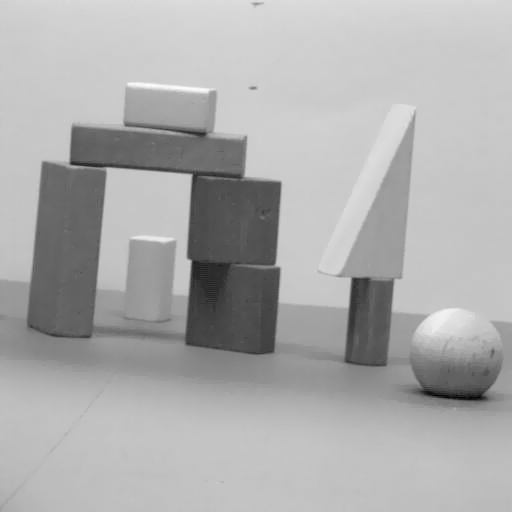
#> input picture data/input/arch.png, 512 x 512 px
$ python main.py
#> lines starting #> are read from the running program, lines starting #| are printed output that depends on the picture; after the words box and inside, x2 and y2 are one past the last pixel; in counts of white or black regions, pixels touching at a corner belong together
import numpy as np
import matplotlib.pyplot as plt
from skimage import feature
from PIL import Image
import matplotlib.lines as mlines


def find_corner_points(points):
    tmp = points[0, :]
    dist = np.sum((points - tmp) ** 2, axis=1)
    first_corner = points[np.argmax(dist)]
    dist2 = np.sum((points - first_corner) ** 2, axis=1)
    second_corner = points[np.argmax(dist2)]
    return first_corner, second_corner


def get_2d_indices(one_d_indices, shape):
    x = shape[0]
    y = shape[1]
    x_i = (np.floor(one_d_indices / y)).astype(int)
    y_i = one_d_indices % y
    assert (x_i < x).all()
    return np.column_stack((x_i, y_i))


def find_voters(edges_theta_values, edges_rho_values, range_thetas, range_rhos, vote_thetas, vote_rhos, shape):
    range_theta_distance = range_thetas[1] - range_thetas[0]
    range_rhos_distance = range_rhos[1] - range_rhos[0]
    group_of_indices_per_edge = []
    for vote_theta, vote_rho in zip(vote_thetas, vote_rhos):
        indices_of_thetas_in_condition = np.argwhere(
            (vote_theta <= edges_theta_values) & (edges_theta_values < vote_theta + range_theta_distance)).squeeze(1)
        indices_of_rhos_in_condition = np.argwhere(
            (vote_rho <= edges_rho_values) & (edges_rho_values < vote_rho + range_rhos_distance)).squeeze(1)
        indices = get_2d_indices(
            np.array(list(set(indices_of_thetas_in_condition) & set(indices_of_rhos_in_condition))), shape=shape)
        group_of_indices_per_edge.append(indices)
    return group_of_indices_per_edge


def line_detection_vectorized(image, edge_image, num_rhos=180, num_thetas=180, threshold=220):
    edge_height_half, edge_width_half = image.shape[0] / 2, image.shape[1] / 2
    diag = np.sqrt(np.square(image.shape[0]) + np.square(image.shape[1]))
    delta_theta = 180 / num_thetas
    delta_rho = (2 * diag) / num_rhos
    #
    thetas = np.arange(0, 180, step=delta_theta)
    #
    cos_thetas = np.cos(np.deg2rad(thetas))
    sin_thetas = np.sin(np.deg2rad(thetas))

    figure = plt.figure(figsize=(12, 12))
    subplot1 = figure.add_subplot(1, 4, 1)
    subplot1.imshow(image, cmap="gray")
    subplot2 = figure.add_subplot(1, 4, 2)
    subplot2.imshow(edge_image, cmap="gray")
    subplot3 = figure.add_subplot(1, 4, 3)
    subplot3.set_facecolor((0, 0, 0))
    subplot4 = figure.add_subplot(1, 4, 4)
    subplot4.imshow(image, cmap='gray')
    # center of image is 0,0
    edge_points_x_y = np.argwhere(edge_image != 0) - np.array([[edge_height_half, edge_width_half]])
    #
    # for each point we have:
    # rho = x * cos(theta) + y * sin(theta)
    edges_rho_values = np.matmul(edge_points_x_y, np.array([sin_thetas, cos_thetas]))
    #
    for ys in edges_rho_values:
        subplot3.plot(thetas, ys, color="white", alpha=0.05)

    rhos = np.arange(-diag, diag, step=delta_rho)
    accumulator, _, __ = np.histogram2d(np.tile(thetas, edge_points_x_y.shape[0]),
                                        edges_rho_values.ravel(),
                                        bins=[thetas, rhos])
    lines = np.argwhere(accumulator.T > threshold)
    rho_ids, theta_ids = lines[:, 0], lines[:, 1]
    line_rhos, line_thetas = rhos[rho_ids], thetas[theta_ids]
    group_of_indices_per_edge = find_voters(edges_theta_values=np.tile(thetas, edge_points_x_y.shape[0]),
                                            edges_rho_values=edges_rho_values.ravel(), range_thetas=thetas,
                                            range_rhos=rhos, vote_thetas=line_thetas, vote_rhos=line_rhos,
                                            shape=edges_rho_values.shape)
    line_points = []
    for indices in group_of_indices_per_edge:
        xys = edge_points_x_y[indices[:, 0]]
        first_corner, second_corner = find_corner_points(xys)
        first_corner = first_corner + np.array([edge_height_half, edge_width_half])
        second_corner = second_corner + np.array([edge_height_half, edge_width_half])
        line_points.append([first_corner[0], first_corner[1], second_corner[0], second_corner[1]])
    subplot3.plot([line_thetas], [line_rhos], color="yellow", marker='o')
    # [11 lines of commented-out code are left out]
    for row in line_points:
        subplot4.add_line(mlines.Line2D([row[1], row[3]], [row[0], row[2]]))
    subplot3.invert_yaxis()
    subplot3.invert_xaxis()

    subplot1.title.set_text("Original Image")
    subplot2.title.set_text("Edge Image")
    subplot3.title.set_text("Hough Space")
    subplot4.title.set_text("Detected Lines")
    plt.show()
    return accumulator.T, rhos, thetas


if __name__ == '__main__':
    img = np.array(Image.open('data/input/arch.png').convert('L'))
#> img is the input picture: shape (512, 512); min 0, max 255, mean 173
    edges = feature.canny(img, sigma=5)
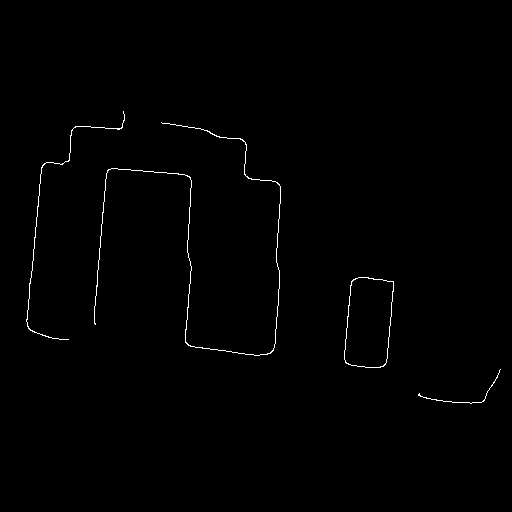
#> edges: shape (512, 512) bool; 0.6% white in thin lines or dots, all inside (x1, y1, x2, y2) = (26, 111, 501, 404)

    line_detection_vectorized(img, edges, threshold=200)
#> in line_detection_vectorized, `edge_points_x_y = np.argwhere(edge_image != 0) - np.array([[edge_heigh..`: edge_points_x_y = 1565 pairs, first value -145 to 147, second value -230 to 244
#> in line_detection_vectorized, `edges_rho_values = np.matmul(edge_points_x_y, np.array([sin_thetas, co..`:
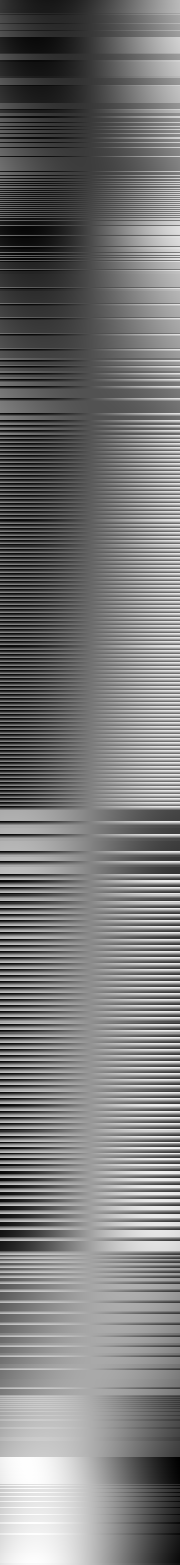
#> edges_rho_values: shape (1565, 180) float64; min -242, max 269.7, mean 1; drawn with min black and max white
#> in line_detection_vectorized, `accumulator, _, __ = np.histogram2d(np.tile(thetas, edge_points_x_y.sh..`:
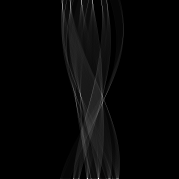
#> accumulator: shape (179, 179) float64; min 0, max 334, mean 8.8; drawn with min black and max white
#> in line_detection_vectorized, `lines = np.argwhere(accumulator.T > threshold)`: lines = [[87, 178], [98, 178]]
#> in line_detection_vectorized, `rho_ids, theta_ids = lines[:, 0], lines[:, 1]`: rho_ids = [87, 98]; theta_ids = [178, 178]
#> in line_detection_vectorized, `line_rhos, line_thetas = rhos[rho_ids], thetas[theta_ids]`: line_rhos = [-24.14, 64.36]; line_thetas = [178, 178]
#> in find_voters, `range_theta_distance = range_thetas[1] - range_thetas[0]`: range_theta_distance = 1
#> the loop in find_voters, `for vote_theta, vote_rho in zip(vote_thetas, vote_rhos):` made 2 passes
#> (vote_theta, vote_rho, x in get_2d_indices, y in get_2d_indices) on passes 1 to 2: (178, -24.14, 1565, 180), (178, 64.36, 1565, 180)
#> after the loop in find_voters, `for vote_theta, vote_rho in zip(vote_thetas, vote_rhos):`: group_of_indices_per_edge = 2 items
#> the loop in line_detection_vectorized, `for indices in group_of_indices_per_edge:` made 2 passes
#> (tmp in find_corner_points, first_corner, second_corner) on passes 1 to 2: ([-3, 20], [339, 275], [180, 270]), ([20, -66], [125, 179], [346, 194])
#> after the loop in line_detection_vectorized, `for indices in group_of_indices_per_edge:`: line_points = [[339, 275, 180, 270], [125, 179, 346, 194]]
#> the loop in line_detection_vectorized, `for row in line_points:` made 2 passes
#> in line_detection_vectorized, `plt.show()`:
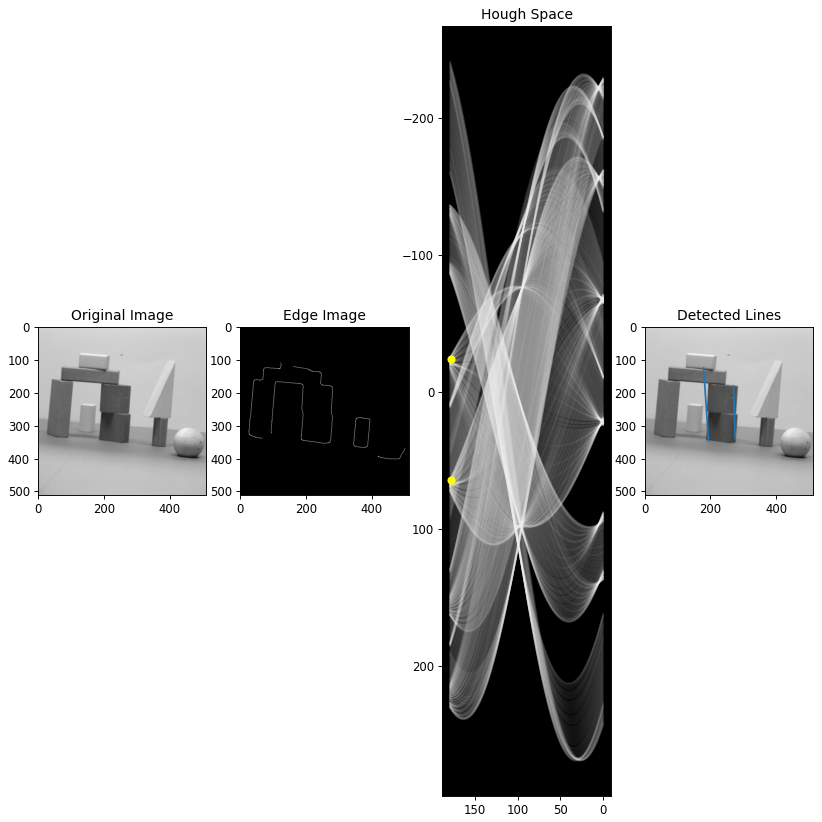
#> figure drawn by matplotlib, 4 panels; panel 3: curve peaks at x = 179, y = 130.4; panel 3: curve peaks at x = 179, y = 130.5; panel 3: curve peaks at x = 179, y = 130.5
